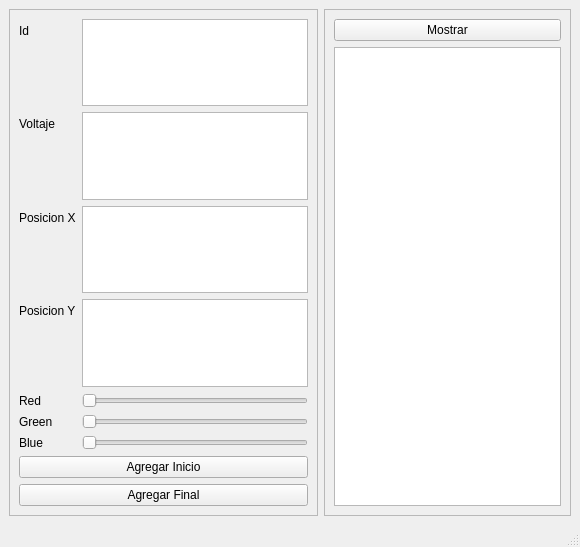
<?xml version="1.0" encoding="UTF-8"?>
<ui version="4.0">
 <class>MainWindow</class>
 <widget class="QMainWindow" name="MainWindow">
  <property name="geometry">
   <rect>
    <x>0</x>
    <y>0</y>
    <width>580</width>
    <height>547</height>
   </rect>
  </property>
  <property name="windowTitle">
   <string>MainWindow</string>
  </property>
  <widget class="QWidget" name="centralwidget">
   <layout class="QHBoxLayout" name="horizontalLayout">
    <item>
     <widget class="QFrame" name="frame">
      <property name="frameShape">
       <enum>QFrame::StyledPanel</enum>
      </property>
      <property name="frameShadow">
       <enum>QFrame::Raised</enum>
      </property>
      <layout class="QFormLayout" name="formLayout">
       <item row="0" column="0">
        <widget class="QLabel" name="label">
         <property name="text">
          <string>Id</string>
         </property>
        </widget>
       </item>
       <item row="0" column="1">
        <widget class="QTextEdit" name="id"/>
       </item>
       <item row="2" column="0">
        <widget class="QLabel" name="label_2">
         <property name="text">
          <string>Voltaje</string>
         </property>
        </widget>
       </item>
       <item row="2" column="1">
        <widget class="QTextEdit" name="voltaje"/>
       </item>
       <item row="4" column="0">
        <widget class="QLabel" name="label_7">
         <property name="text">
          <string>Posicion X</string>
         </property>
        </widget>
       </item>
       <item row="4" column="1">
        <widget class="QTextEdit" name="posicionx"/>
       </item>
       <item row="6" column="1">
        <widget class="QTextEdit" name="posiciony"/>
       </item>
       <item row="8" column="0">
        <widget class="QLabel" name="label_9">
         <property name="text">
          <string>Red</string>
         </property>
        </widget>
       </item>
       <item row="8" column="1">
        <widget class="QSlider" name="red">
         <property name="orientation">
          <enum>Qt::Horizontal</enum>
         </property>
        </widget>
       </item>
       <item row="10" column="0">
        <widget class="QLabel" name="label_10">
         <property name="text">
          <string>Green</string>
         </property>
        </widget>
       </item>
       <item row="10" column="1">
        <widget class="QSlider" name="green">
         <property name="orientation">
          <enum>Qt::Horizontal</enum>
         </property>
        </widget>
       </item>
       <item row="12" column="0">
        <widget class="QLabel" name="label_11">
         <property name="text">
          <string>Blue</string>
         </property>
        </widget>
       </item>
       <item row="12" column="1">
        <widget class="QSlider" name="blue">
         <property name="orientation">
          <enum>Qt::Horizontal</enum>
         </property>
        </widget>
       </item>
       <item row="14" column="0" colspan="2">
        <widget class="QPushButton" name="agregarInicio">
         <property name="text">
          <string>Agregar Inicio</string>
         </property>
        </widget>
       </item>
       <item row="15" column="0" colspan="2">
        <widget class="QPushButton" name="agregarFinal">
         <property name="text">
          <string>Agregar Final</string>
         </property>
        </widget>
       </item>
       <item row="6" column="0">
        <widget class="QLabel" name="label_8">
         <property name="text">
          <string>Posicion Y</string>
         </property>
        </widget>
       </item>
      </layout>
     </widget>
    </item>
    <item>
     <widget class="QFrame" name="frame_2">
      <property name="frameShape">
       <enum>QFrame::StyledPanel</enum>
      </property>
      <property name="frameShadow">
       <enum>QFrame::Raised</enum>
      </property>
      <layout class="QGridLayout" name="gridLayout">
       <item row="1" column="0">
        <widget class="QPlainTextEdit" name="listaNeuronas"/>
       </item>
       <item row="0" column="0">
        <widget class="QPushButton" name="mostrar">
         <property name="text">
          <string>Mostrar</string>
         </property>
        </widget>
       </item>
      </layout>
     </widget>
    </item>
   </layout>
  </widget>
  <widget class="QMenuBar" name="menubar">
   <property name="geometry">
    <rect>
     <x>0</x>
     <y>0</y>
     <width>580</width>
     <height>21</height>
    </rect>
   </property>
  </widget>
  <widget class="QStatusBar" name="statusbar"/>
 </widget>
 <resources/>
 <connections/>
</ui>
